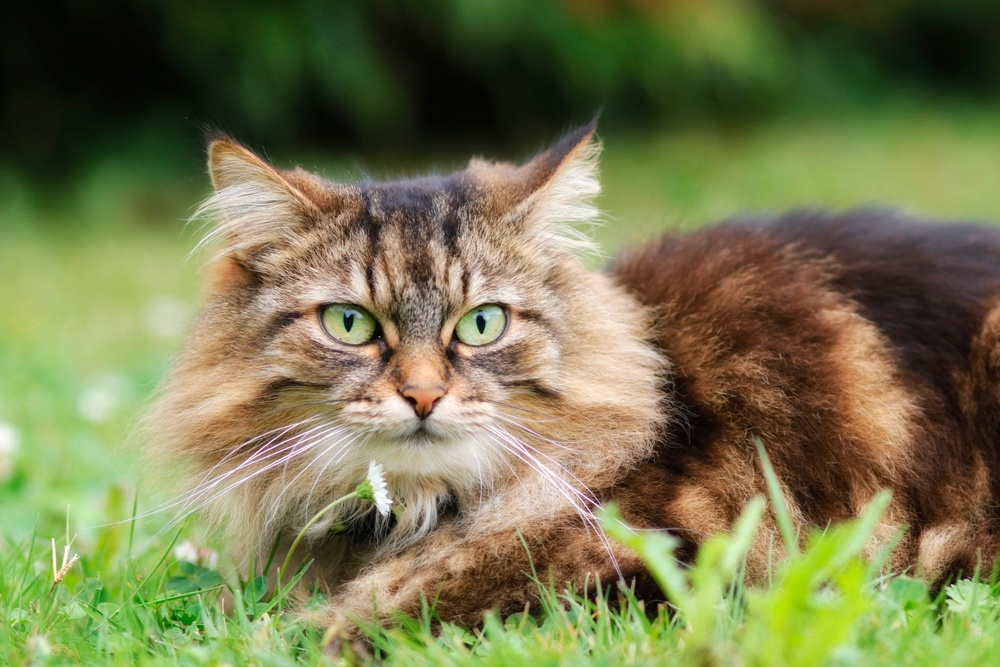
#> input picture Week09_ScriptingProjects_ChanceK/cat.jpg, 1000 x 667 px, shrunk from 2121 x 1414 before the run
$ python sepia.py
#> lines starting #> are read from the running program, lines starting #| are printed output that depends on the picture
from PIL import Image

def grayscale(image):
    return image.convert("L").convert("RGB")

def sepia(image):
    image = grayscale(image)
    pixels = image.load()

    for y in range(image.height):
        for x in range(image.width):
            red, green, blue = pixels[x, y]

            if red < 63:
                red = int(red * 1.1)
                blue = int(blue * 0.9)
            elif red < 192:
                red = int(red * 1.15)
                blue = int(blue * 0.85)
            else:
                red = min(int(red * 1.08), 255)
                blue = int(blue * 0.93)

            pixels[x, y] = (red, green, blue)

    return image

if __name__ == "__main__":
    img = Image.open("cat.jpg")
#> img is the input picture: PIL image 1000x667 RGB; mean R, G, B 118.2, 120, 77.9
    sepia_img = sepia(img)
#> in grayscale, `return image.convert("L").convert("RGB")`:
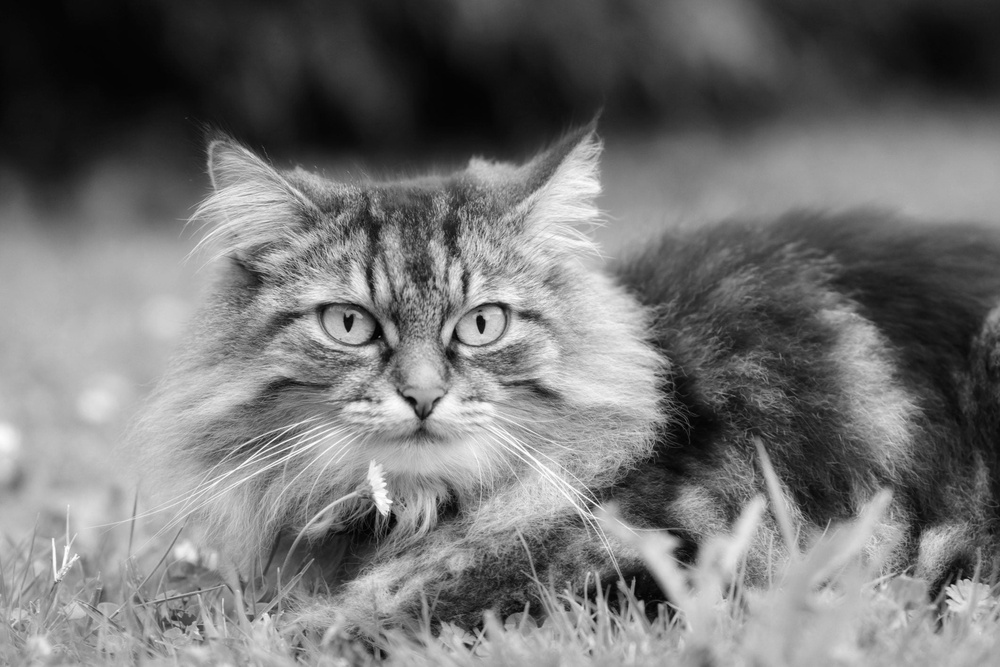
#> returned value: PIL image 1000x667 RGB; min 0, max 255, mean 114.6
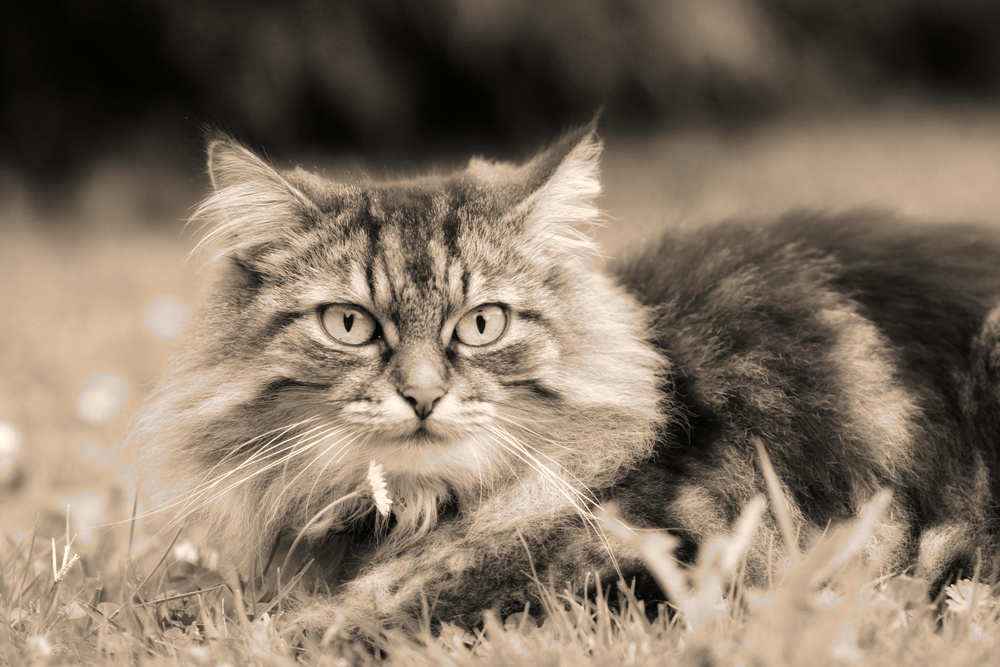
#> sepia_img: PIL image 1000x667 RGB; mean R, G, B 129.4, 114.6, 99.2
    sepia_img.show()
    sepia_img.save("output_sepia.jpg")
